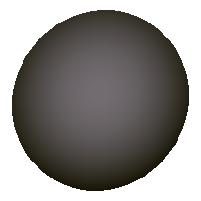
#> input picture marbles_large/0.png, 201 x 201 px; its folder holds 4 pictures in this run
$ python marble_smoother.py
#> lines starting #> are read from the running program, lines starting #| are printed output that depends on the picture; after the words box and inside, x2 and y2 are one past the last pixel; in counts of white or black regions, pixels touching at a corner belong together
import cv2
import numpy as np


for i in range(4*8*2):
    image = cv2.imread("marbles_large/{}.png".format(i), cv2.IMREAD_UNCHANGED)
#> image is the input picture: shape (201, 201, 4); mean B, G, R, A 138.5, 140.8, 143.7, 157.8
    mask = image[:, :, -1]
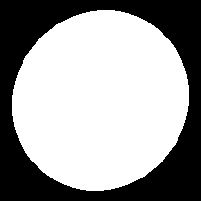
#> mask: shape (201, 201); 61.9% white; 1 black region, box (x1, y1, x2, y2) and area: (0, 0, 201, 201) 15406
    kernel = np.ones((4, 4), np.uint8)
    mask = cv2.erode(mask, kernel)
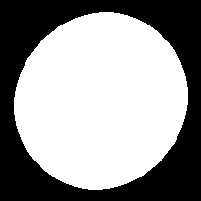
#> mask: shape (201, 201); 59.2% white; 1 black region, box (x1, y1, x2, y2) and area: (0, 0, 201, 201) 16471

    small = cv2.resize(image, (40, 40), interpolation=cv2.INTER_AREA)
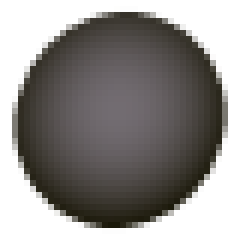
#> small: shape (40, 40, 4) (shown 6 times larger); mean B, G, R, A 138.5, 140.8, 143.7, 157.8
    small_mask = cv2.resize(mask, (40, 40), interpolation=cv2.INTER_AREA)
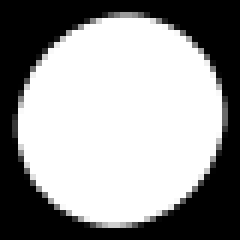
#> small_mask: shape (40, 40) (shown 6 times larger); min 0, max 255, mean 151
    small[:, :, -1] = small_mask
#> small: shape (40, 40, 4); 10.81% of pixels changed, all inside (x1, y1, x2, y2) = (2, 1, 38, 39)

    cv2.imwrite("marbles/{}.png".format(i), small)
#> pass 2 of the loop `for i in range(4*8*2):`:
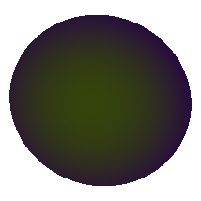
#> input picture marbles_large/1.png, 201 x 201 px
#> image is the input picture: shape (201, 201, 4); mean B, G, R, A 120.9, 127.2, 128.7, 154.3
#> `mask = image[:, :, -1]`:
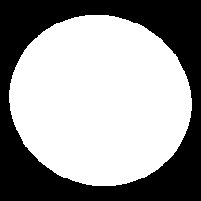
#> mask: shape (201, 201); 60.5% white; 1 black region, box (x1, y1, x2, y2) and area: (0, 0, 201, 201) 15952
#> `small_mask = cv2.resize(mask, (40, 40), interpolation=cv2.INTER_AREA)`:
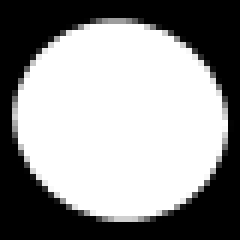
#> small_mask: shape (40, 40) (shown 6 times larger); min 0, max 255, mean 147.7
#> (the run stopped early here; a loop or call above may not have finished)
